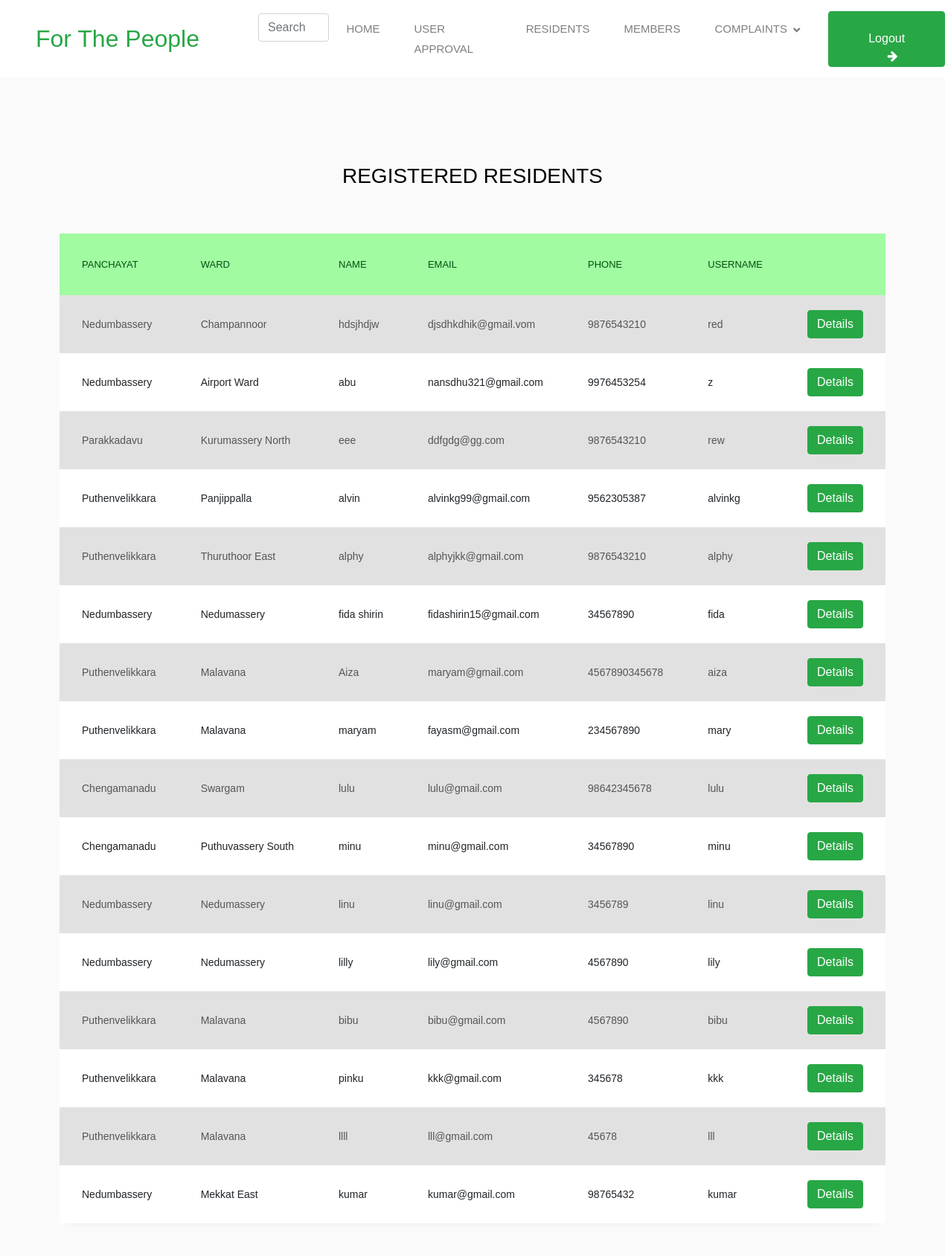
Page /residents on the committed database.
### app3/models.py (models this page shows, shortened)
class usersignup(models.Model):
    panchayatchoices = (
        ('Puthenvelikkara','Puthenvelikkara'),
        ('Chengamanadu','Chengamanadu'),
        ('Nedumbassery','Nedumbassery'),
        ('Parakkadavu','Parakkadavu'),
        ('Kunnukara','Kunnukara'),
    )
    panchayat = models.CharField(max_length=100,default='Nedumbassery',choices=panchayatchoices)
    ward = models.CharField(max_length=100)
    name = models.CharField(max_length=50)
    email = models.EmailField()
    phone = models.IntegerField()
    username = models.CharField(max_length=50)
    password = models.CharField(max_length=50)
    status = models.CharField(null=True,max_length=50)
    image = models.ImageField(null=True,upload_to='profile',default='img/noprofile.jpg')
    proof = models.ImageField(null=True,upload_to='proof')
    created_at = models.DateTimeField(auto_now_add=True)
    updated_at = models.DateTimeField(auto_now=True)
    ap = (
        ('Pending','Pending'),
        ('Approved','Approved')
    )
    approval = models.CharField(max_length=1000,choices=ap,default='Pending')
    address=models.TextField(blank=True)

### app3/views.py (the view)
# urls.py: path('residents',views.residents,name="residents"),
def residents(r):
    w="REGISTERED RESIDENTS"
    u=usersignup.objects.all()
    l=[]
    for i in u:
        if i.approval=="Approved":
            if i.status=="resident":
                l.append(i)
    d1=len(l)
    return render(r,"adminn/userss.html",{"l":l,"w":w,"d1":d1})

### template/adminn/userss.html (shortened to what this page needs)
{% extends 'adminn/base.html' %}
{% block content %}
{%load static%}
<!doctype html>
<html lang="en">
  <head>
	{% load static %}
	<link rel="stylesheet" href="https://stackpath.bootstrapcdn.com/font-awesome/4.7.0/css/font-awesome.min.css">
	<link rel="stylesheet" href="{% static 'tb/css/style.css' %}">
	</head>
	<body>
		{% if d1 > 0 %}
	<section class="ftco-section">
		<div class="container">
			<div class="row justify-content-center">
				<div class="col-md-6 text-center mb-5">
					<h2 class="heading-section">{{w}}</h2>
				</div>
			</div>
			<div class="row">
				<div class="col-md-12">
					<div class="table-wrap">
						<table class="table table-striped">
						  <thead>
						    <tr style="background-color: rgb(161, 251, 161); color: white;">
						      <th style="color: rgb(0, 81, 16);">Panchayat</th>
						      <th style="color: rgb(0, 81, 16);">Ward</th>
						      <th style="color: rgb(0, 81, 16);">Name</th>
						      <th style="color: rgb(0, 81, 16);">Email</th>
						      <th style="color: rgb(0, 81, 16);">Phone</th>
						      <th style="color: rgb(0, 81, 16);">Username</th>
							  <th style="color: rgb(0, 81, 16);">&nbsp;</th>
						    </tr>
						  </thead>
						  <tbody>
							{% for i in l %}
						    <tr>
						      <td scope="row">{{i.panchayat}}</td>
						      <td>{{i.ward}}</td>
						      <td>{{i.name}}</td>
						      <td>{{i.email}}</td>
						      <td>{{i.phone}}</td>
							  <td>{{i.username}}</td>
						      <td><a href="pro/{{i.id}}" class="btn btn-success">Details</a></td>
						    </tr>
							{% endfor %}
						  </tbody>
						</table>
					</div>
				</div>
			</div>
		</div>
	</section>
{% endif %}
	</body>
</html>
{% endblock %}

### static/css/login.css (style rules this page uses)
.container { position: relative; z-index: 1; max-width: 300px; margin: 0 auto; }
.container:before, .container:after { content: ""; display: block; clear: both; }
body { background: #76b852; background: rgb(141,194,111); background: linear-gradient(90deg, rgba(141,194,111,1) 0%, rgba(118,184,82,1) 50%); font-family: "Roboto", sans-serif; -webkit-font-smoothing: antialiased; -moz-osx-font-smoothing: grayscale; }

### static/css/style.css (style rules this page uses)
:root { --primary: green; --light: #F5F5F5; --dark: #353535; }
.btn { font-weight: 500; transition: .5s; }

### rows in the picture
usersignup: panchayat "Nedumbassery", ward "Champannoor", name "hdsjhdjw", email "djsdhkdhik@gmail.vom", phone "9876543210", username "red"
usersignup: panchayat "Nedumbassery", ward "Airport Ward", name "abu", email "nansdhu321@gmail.com", phone "9976453254", username "z"
usersignup: panchayat "Parakkadavu", ward "Kurumassery North", name "eee", email "ddfgdg@gg.com", phone "9876543210", username "rew"
usersignup: panchayat "Puthenvelikkara", ward "Panjippalla", name "alvin", email "alvinkg99@gmail.com", phone "9562305387", username "alvinkg"
usersignup: panchayat "Puthenvelikkara", ward "Thuruthoor East", name "alphy", email "alphyjkk@gmail.com", phone "9876543210", username "alphy"
usersignup: panchayat "Nedumbassery", ward "Nedumassery", name "fida shirin", email "fidashirin15@gmail.com", phone "34567890", username "fida"
usersignup: panchayat "Puthenvelikkara", ward "Malavana", name "Aiza", email "maryam@gmail.com", phone "4567890345678", username "aiza"
usersignup: panchayat "Puthenvelikkara", ward "Malavana", name "maryam", email "fayasm@gmail.com", phone "234567890", username "mary"
usersignup: panchayat "Chengamanadu", ward "Swargam", name "lulu", email "lulu@gmail.com", phone "98642345678", username "lulu"
usersignup: panchayat "Chengamanadu", ward "Puthuvassery South", name "minu", email "minu@gmail.com", phone "34567890", username "minu"
usersignup: panchayat "Nedumbassery", ward "Nedumassery", name "linu", email "linu@gmail.com", phone "3456789", username "linu"
usersignup: panchayat "Nedumbassery", ward "Nedumassery", name "lilly", email "lily@gmail.com", phone "4567890", username "lily"
usersignup: panchayat "Puthenvelikkara", ward "Malavana", name "bibu", email "bibu@gmail.com", phone "4567890", username "bibu"
usersignup: panchayat "Puthenvelikkara", ward "Malavana", name "pinku", email "kkk@gmail.com", phone "345678", username "kkk"
usersignup: panchayat "Puthenvelikkara", ward "Malavana", name "llll", email "lll@gmail.com", phone "45678", username "lll"
usersignup: panchayat "Nedumbassery", ward "Mekkat East", name "kumar", email "kumar@gmail.com", phone "98765432", username "kumar"

### other values in the picture
{{ w }} "REGISTERED RESIDENTS"
